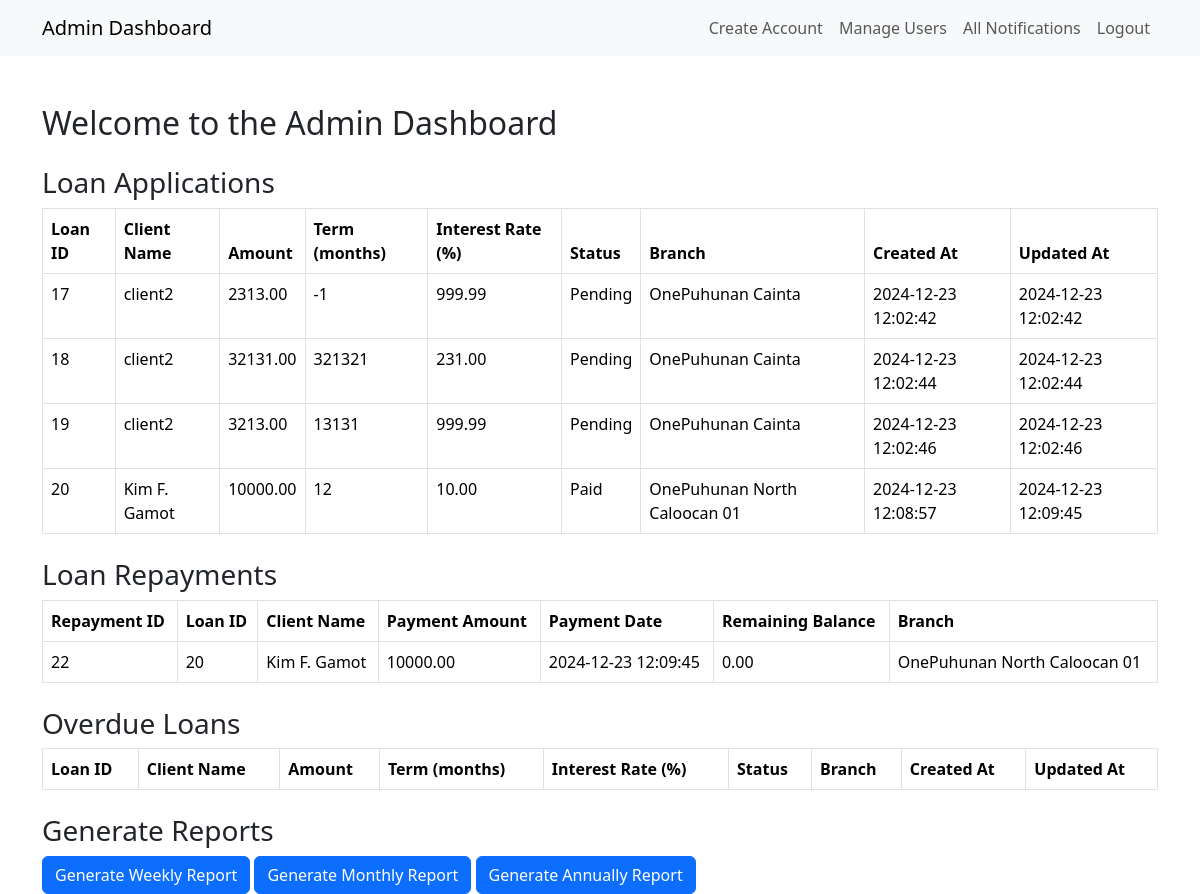
Screenshot of /view/adminDashboard.php (signed in) with the database file from the repository.
### tables this page shows
CREATE TABLE `loan_applications` (
  `loan_id` int(11) NOT NULL,
  `client_id` int(11) NOT NULL,
  `loan_amount` decimal(10,2) NOT NULL,
  `loan_term` int(11) NOT NULL,
  `interest_rate` decimal(5,2) NOT NULL,
  `status` enum('Pending','Approved','Rejected','Paid') NOT NULL,
  `created_at` timestamp NOT NULL DEFAULT current_timestamp(),
  `updated_at` timestamp NOT NULL DEFAULT current_timestamp() ON UPDATE current_timestamp()
);

CREATE TABLE `user_tbl` (
  `user_id` int(11) NOT NULL,
  `name` varchar(255) NOT NULL,
  `address` text DEFAULT NULL,
  `contact` varchar(20) DEFAULT NULL,
  `role` enum('lo','admin','bm','client') NOT NULL,
  `username` varchar(100) NOT NULL,
  `email` varchar(255) NOT NULL,
  `password` varchar(255) NOT NULL,
  `repeat_password` varchar(255) NOT NULL,
  `created_at` timestamp NOT NULL DEFAULT current_timestamp(),
  `remember_token` varchar(255) DEFAULT NULL,
  `reset_token` varchar(255) DEFAULT NULL,
  `reset_expires` int(11) DEFAULT NULL,
  `branch_id` int(11) DEFAULT NULL
);

CREATE TABLE `branches` (
  `branch_id` int(11) NOT NULL,
  `branch_name` varchar(255) NOT NULL,
  `branch_address` text DEFAULT NULL,
  `branch_contact` varchar(20) DEFAULT NULL,
  `branch_email` varchar(255) DEFAULT NULL,
  `created_at` timestamp NOT NULL DEFAULT current_timestamp()
);

CREATE TABLE `loan_repayments` (
  `repayment_id` int(11) NOT NULL,
  `loan_id` int(11) NOT NULL,
  `payment_amount` decimal(10,2) NOT NULL,
  `payment_date` timestamp NOT NULL DEFAULT current_timestamp(),
  `remaining_balance` decimal(10,2) NOT NULL
);

### view/adminDashboard.php (the view, shortened to what this page needs)
<?php
require_once "../model/db.php";
$sql = "SELECT l.loan_id, l.client_id, l.loan_amount, l.loan_term, l.interest_rate, l.status, l.created_at, l.updated_at, b.branch_name, u.name AS client_name
        FROM loan_applications l
        JOIN user_tbl u ON l.client_id = u.user_id
        JOIN branches b ON u.branch_id = b.branch_id";
$result = $conn->query($sql);
$loans = $result->fetch_all(MYSQLI_ASSOC);
$sql = "SELECT lr.repayment_id, lr.loan_id, lr.payment_amount, lr.payment_date, lr.remaining_balance, b.branch_name, u.name AS client_name
        FROM loan_repayments lr
        JOIN loan_applications l ON lr.loan_id = l.loan_id
        JOIN user_tbl u ON l.client_id = u.user_id
        JOIN branches b ON u.branch_id = b.branch_id";
$result = $conn->query($sql);
$repayments = $result->fetch_all(MYSQLI_ASSOC);
?>
<!DOCTYPE html>
<html lang="en">
<head>
    <link rel="stylesheet" href="css/style.css">
    <link href="https://cdn.jsdelivr.net/npm/bootstrap@5.3.3/dist/css/bootstrap.min.css" rel="stylesheet">
</head>
<body>
    <?php include 'components/navbarAdmin.php'; ?>
    <div class="container mt-5">
        <h2>Welcome to the Admin Dashboard</h2>
        <h3 class="mt-4">Loan Applications</h3>
        <table class="table table-bordered">
            <thead>
                <tr>
                    <th>Loan ID</th>
                    <th>Client Name</th>
                    <th>Amount</th>
                    <th>Term (months)</th>
                    <th>Interest Rate (%)</th>
                    <th>Status</th>
                    <th>Branch</th>
                    <th>Created At</th>
                    <th>Updated At</th>
                </tr>
            </thead>
            <tbody>
                <?php foreach ($loans as $loan): ?>
                <tr>
                    <td><?php echo htmlspecialchars($loan['loan_id']); ?></td>
                    <td><?php echo htmlspecialchars($loan['client_name']); ?></td>
                    <td><?php echo htmlspecialchars($loan['loan_amount']); ?></td>
                    <td><?php echo htmlspecialchars($loan['loan_term']); ?></td>
                    <td><?php echo htmlspecialchars($loan['interest_rate']); ?></td>
                    <td><?php echo htmlspecialchars($loan['status']); ?></td>
                    <td><?php echo htmlspecialchars($loan['branch_name']); ?></td>
                    <td><?php echo htmlspecialchars($loan['created_at']); ?></td>
                    <td><?php echo htmlspecialchars($loan['updated_at']); ?></td>
                </tr>
                <?php endforeach; ?>
            </tbody>
        </table>
        <h3 class="mt-4">Loan Repayments</h3>
        <table class="table table-bordered">
            <thead>
                <tr>
                    <th>Repayment ID</th>
                    <th>Loan ID</th>
                    <th>Client Name</th>
                    <th>Payment Amount</th>
                    <th>Payment Date</th>
                    <th>Remaining Balance</th>
                    <th>Branch</th>
                </tr>
            </thead>
            <tbody>
                <?php foreach ($repayments as $repayment): ?>
                <tr>
                    <td><?php echo htmlspecialchars($repayment['repayment_id']); ?></td>
                    <td><?php echo htmlspecialchars($repayment['loan_id']); ?></td>
                    <td><?php echo htmlspecialchars($repayment['client_name']); ?></td>
                    <td><?php echo htmlspecialchars($repayment['payment_amount']); ?></td>
                    <td><?php echo htmlspecialchars($repayment['payment_date']); ?></td>
                    <td><?php echo htmlspecialchars($repayment['remaining_balance']); ?></td>
                    <td><?php echo htmlspecialchars($repayment['branch_name']); ?></td>
                </tr>
                <?php endforeach; ?>
            </tbody>
        </table>
        <h3 class="mt-4">Overdue Loans</h3>
        <table class="table table-bordered">
            <thead>
                <tr>
                    <th>Loan ID</th>
                    <th>Client Name</th>
                    <th>Amount</th>
                    <th>Term (months)</th>
                    <th>Interest Rate (%)</th>
                    <th>Status</th>
                    <th>Branch</th>
                    <th>Created At</th>
                    <th>Updated At</th>
                </tr>
            </thead>
        </table>
        <h3 class="mt-4">Generate Reports</h3>
        <a href="adminGenerateWeekly.php" class="btn btn-primary">Generate Weekly Report</a>
        <a href="adminGenerateMonthly.php" class="btn btn-primary">Generate Monthly Report</a>
        <a href="adminGenerateAnnually.php" class="btn btn-primary">Generate Annually Report</a>
    </div>
</body>
</html>

### rows the page displays
loan_applications: loan_id "17", client.name "client2", loan_amount "2313.00", loan_term "-1", interest_rate "999.99", status "Pending", branches.branch_name "OnePuhunan Cainta", created_at "2024-12-23 12:02:42", updated_at "2024-12-23 12:02:42"
loan_applications: loan_id "18", client.name "client2", loan_amount "32131.00", loan_term "321321", interest_rate "231.00", status "Pending", branches.branch_name "OnePuhunan Cainta", created_at "2024-12-23 12:02:44", updated_at "2024-12-23 12:02:44"
loan_applications: loan_id "19", client.name "client2", loan_amount "3213.00", loan_term "13131", interest_rate "999.99", status "Pending", branches.branch_name "OnePuhunan Cainta", created_at "2024-12-23 12:02:46", updated_at "2024-12-23 12:02:46"
loan_applications: loan_id "20", client.name "Kim F. Gamot", loan_amount "10000.00", loan_term "12", interest_rate "10.00", status "Paid", branches.branch_name "OnePuhunan North Caloocan 01", created_at "2024-12-23 12:08:57", updated_at "2024-12-23 12:09:45"
loan_repayments: repayment_id "22", loan "20", user_tbl.name "Kim F. Gamot", payment_amount "10000.00", payment_date "2024-12-23 12:09:45", remaining_balance "0.00", branches.branch_name "OnePuhunan North Caloocan 01"
